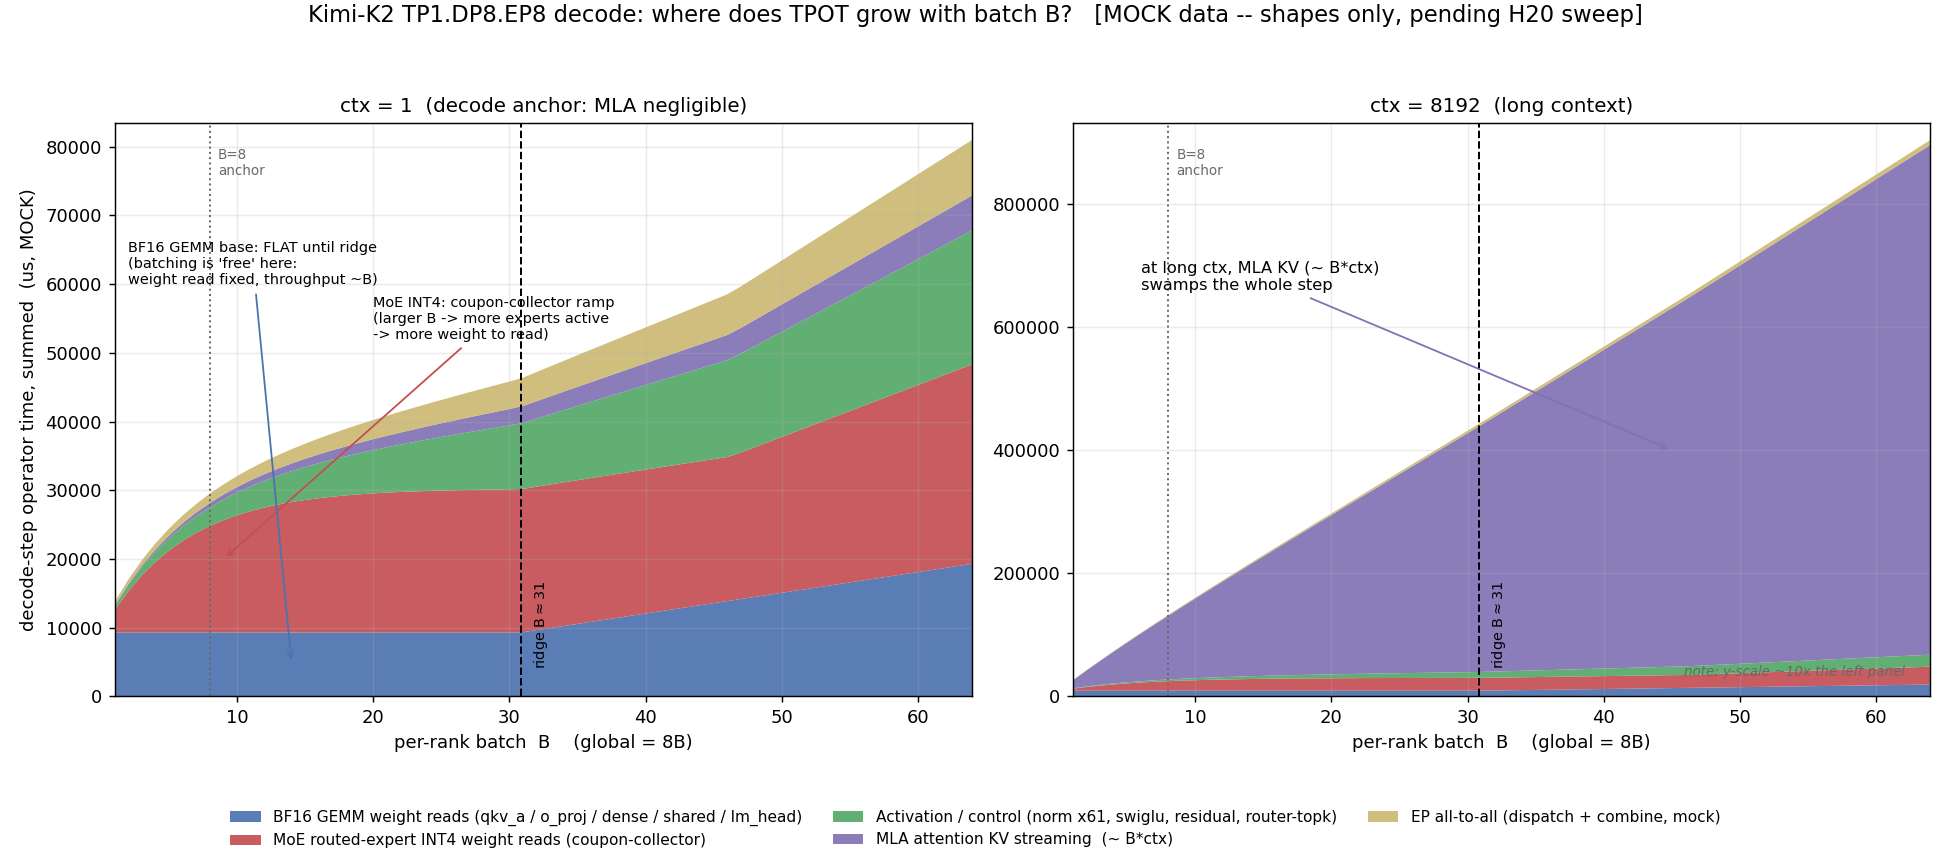

The Python source for this figure:
"""
Kimi-K2 TP1.DP8.EP8 decode -- TPOT(B) cost decomposition.

WHERE does the per-step time grow as batch B increases?

This is a THEORY-DRIVEN MOCK. Magnitudes are illustrative (loosely anchored to
the B=8 / ctx=1 ratios in tp1-dp8-ep8-decode-optimization-master.md); only the
SHAPES are the message. Real numbers wait for an H20 sweep of --active-rows.

Each component carries its theoretical B-scaling law:
  - BF16 GEMM weight reads : flat while memory-bound (B<ridge), then ~B (compute)
  - MoE routed INT4 reads  : coupon-collector ramp in #active experts, then ~B
  - activation / control   : ~B (norm, swiglu, residual, rope, router-topk, ...)
  - MLA attention KV       : ~B*ctx  (the only ctx-coupled term)
  - EP all-to-all          : latency floor + ~B
"""

import numpy as np
import matplotlib.pyplot as plt

# ---- illustrative constants (MOCK; not measured) -------------------------
DP = 8                      # data-parallel ranks -> global batch = DP * B
N_EXPERTS = 384
TOPK = 8
RIDGE_B = 30.83             # H20 BF16 ridge = 148 TFLOP/s / 4.8 TB/s
INT4_RIDGE = RIDGE_B / 4.0  # INT4 weights -> 4x AI -> crossover at ridge/4

B = np.arange(1, 65)        # per-rank batch (decode-realistic + a little WideEP headroom)
Bg = DP * B                 # global batch

# coupon-collector: expected distinct experts touched by Bg tokens (each picks TOPK)
p_miss = 1.0 - TOPK / N_EXPERTS
E_active_global = N_EXPERTS * (1.0 - p_miss ** Bg)
E_active_local = E_active_global / DP                       # experts owned per rank (EP8)
rows_per_expert = (Bg * TOPK) / np.maximum(E_active_global, 1.0)


def gemm_base(B):
    floor = 9300.0                                   # BF16 weight-read time, ~master B=8 sum
    return floor * np.maximum(1.0, B / RIDGE_B)      # flat to ridge, then linear


def moe_routed(B):
    per_expert_read = 437.0                          # us per active local expert (INT4 weights)
    read = per_expert_read * E_active_local          # coupon-collector ramp (saturates at 48)
    compute_factor = np.maximum(1.0, rows_per_expert / INT4_RIDGE)
    return read * compute_factor


def activation(B):
    return 300.0 + 300.0 * B                          # norm/swiglu/residual/rope/router-topk ~B


def ep_comm(B):
    return 400.0 + 120.0 * B                          # latency floor + ~B (bytes); master excludes


def mla_attention(B, ctx):
    ctrl = 78.0 * B                                  # per-row launch/control (ctx-independent)
    kv = 1.57 * B * ctx                              # KV streaming ~ B*ctx
    return ctrl + kv


COMPONENTS = [
    ("BF16 GEMM weight reads (qkv_a / o_proj / dense / shared / lm_head)", "#4C72B0"),
    ("MoE routed-expert INT4 weight reads (coupon-collector)",            "#C44E52"),
    ("Activation / control (norm x61, swiglu, residual, router-topk)",    "#55A868"),
    ("MLA attention KV streaming  (~ B*ctx)",                             "#8172B3"),
    ("EP all-to-all (dispatch + combine, mock)",                         "#CCB974"),
]


def stacks_for(ctx):
    return [gemm_base(B), moe_routed(B), activation(B), mla_attention(B, ctx), ep_comm(B)]


fig, axes = plt.subplots(1, 2, figsize=(15, 6.6))
for ax, ctx in zip(axes, [1, 8192]):
    ys = stacks_for(ctx)
    ax.stackplot(B, *ys, labels=[c[0] for c in COMPONENTS],
                 colors=[c[1] for c in COMPONENTS], alpha=0.92)
    top = sum(y[-1] for y in ys)
    ax.axvline(RIDGE_B, ls="--", c="k", lw=1.1)
    ax.text(RIDGE_B + 0.8, top * 0.05, f"ridge B$\\approx${RIDGE_B:.0f}", fontsize=8, va="bottom", rotation=90)
    ax.axvline(8, ls=":", c="dimgray", lw=1.1)
    ax.text(8 + 0.6, top * 0.985, "B=8\nanchor", fontsize=7.5, color="dimgray", va="top")
    sub = "ctx = 1  (decode anchor: MLA negligible)" if ctx == 1 else "ctx = 8192  (long context)"
    ax.set_title(sub, fontsize=11)
    ax.set_xlabel("per-rank batch  B    (global = 8B)")
    ax.set_xlim(1, 64)
    ax.set_ylim(0, top * 1.03)
    ax.grid(alpha=0.25)
    ax.margins(x=0)

axes[0].set_ylabel("decode-step operator time, summed  (us, MOCK)")

# growth-source annotations on the anchor (ctx=1) panel
axes[0].annotate("MoE INT4: coupon-collector ramp\n(larger B -> more experts active\n-> more weight to read)",
                 xy=(9, 20000), xytext=(20, 52000), fontsize=8,
                 arrowprops=dict(arrowstyle="->", color="#C44E52"))
axes[0].annotate("BF16 GEMM base: FLAT until ridge\n(batching is 'free' here:\nweight read fixed, throughput ~B)",
                 xy=(14, 4800), xytext=(2, 60000), fontsize=8,
                 arrowprops=dict(arrowstyle="->", color="#4C72B0"))
axes[1].annotate("at long ctx, MLA KV (~ B*ctx)\nswamps the whole step",
                 xy=(45, 4.0e5), xytext=(6, 6.6e5), fontsize=9,
                 arrowprops=dict(arrowstyle="->", color="#8172B3"))
axes[1].text(0.97, 0.03, "note: y-scale ~10x the left panel", transform=axes[1].transAxes,
             ha="right", va="bottom", fontsize=7.5, style="italic", color="dimgray")

handles, labels = axes[0].get_legend_handles_labels()
fig.legend(handles, labels, loc="lower center", ncol=3, fontsize=8.5,
           frameon=False, bbox_to_anchor=(0.5, -0.005))
fig.suptitle("Kimi-K2 TP1.DP8.EP8 decode: where does TPOT grow with batch B?   "
             "[MOCK data -- shapes only, pending H20 sweep]", fontsize=12.5, y=0.995)
fig.tight_layout(rect=[0, 0.10, 1, 0.96])
fig.savefig("tpot_decomposition.png", dpi=130)
fig.savefig("tpot_decomposition.svg")
print("wrote tpot_decomposition.png / .svg")
print(f"E_active_global at B=1/8/64 (global 8/64/512): "
      f"{E_active_global[0]:.0f} / {E_active_global[7]:.0f} / {E_active_global[63]:.0f}")
print(f"rows/expert at B=8/64: {rows_per_expert[7]:.1f} / {rows_per_expert[63]:.1f}")
